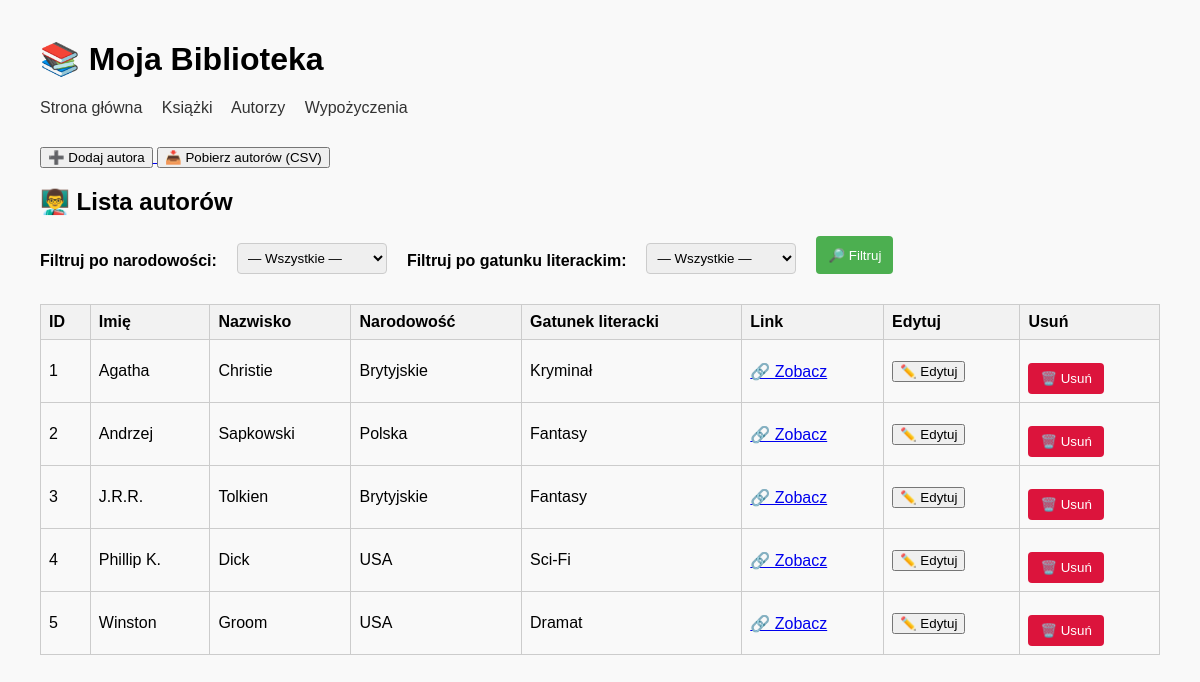
The app's page /authors with its own data.
### app/models.py (models this page shows, shortened)
class Author(db.Model):
    __tablename__ = "authors"
    id = db.Column(db.Integer, primary_key=True)
    name = db.Column(db.String(100), nullable=False)
    surname = db.Column(db.String(100), nullable=False)
    nationality = db.Column(db.String(100))
    main_genre = db.Column(db.String(100))
    info_url = db.Column(db.String(300), nullable=True)
    books = db.relationship("Book", backref="author", lazy="dynamic")

### app/routes.py (the view)
@app.route("/authors", strict_slashes=False)
def authors():
    nationality = request.args.get("nationality")
    main_genre = request.args.get("main_genre")
    query = Author.query
    nationalities = db.session.query(Author.nationality).distinct().filter(Author.nationality.isnot(None)).all()
    genres = db.session.query(Author.main_genre).distinct().filter(Author.main_genre.isnot(None)).all()
    nationality_list = sorted(set(n[0] for n in nationalities if n[0]))
    genre_list = sorted(set(g[0] for g in genres if g[0]))
    if nationality:
        query = query.filter(Author.nationality.ilike(f"%{nationality}%"))
    if main_genre:
        query = query.filter(Author.main_genre.ilike(f"%{main_genre}%"))
    all_authors = query.all()
    return render_template("authors.html", authors=all_authors, nationality_list=nationality_list, genre_list=genre_list)

### app/templates/authors.html (shortened to what this page needs)
{% extends "base.html" %}
{% block content %}
<a href="{{ url_for('new_author') }}">
    <button>➕ Dodaj autora</button>
</a>
    <a href="{{ url_for('export_authors') }}">
    <button>📥 Pobierz autorów (CSV)</button>
</a>
<h2>👨‍🏫 Lista autorów</h2>
<form method="GET" action="{{ url_for('authors') }}" class="filter-row">
    <label for="nationality">Filtruj po narodowości:</label>
    <select name="nationality">
        <option value="">— Wszystkie —</option>
    </select>
    <label for="main_genre">Filtruj po gatunku literackim:</label>
    <select name="main_genre">
        <option value="">— Wszystkie —</option>
    </select>
    <button type="submit">🔎 Filtruj</button>
</form>
<table>
    <tr>
        <th>ID</th>
        <th>Imię</th>
        <th>Nazwisko</th>
        <th>Narodowość</th>
        <th>Gatunek literacki</th>
        <th>Link</th>
        <th>Edytuj</th>
        <th>Usuń</th>
    </tr>
    {% for author in authors %}
    <tr>
        <td>{{ author.id }}</td>
        <td>{{ author.name }}</td>
        <td>{{ author.surname }}</td>
        <td>{{ author.nationality or "—" }}</td>
        <td>{{ author.main_genre or "—" }}</td>
        <td>
            {% if author.info_url %}
            <a href="{{ author.info_url }}" target="_blank">🔗 Zobacz</a>
            {% else %}
            —
            {% endif %}
        </td>
        <td>
            <a href="{{ url_for('edit_author', author_id=author.id) }}">
                <button>✏️ Edytuj</button>
            </a>
        </td>
        <td>
            <form method="POST" action="{{ url_for('delete_author', author_id=author.id) }}" style="display:inline;"
                onsubmit="return confirm('Czy na pewno chcesz usunąć tego autora?');">
                <button type="submit" style="background-color: crimson; color: white;">🗑️ Usuń</button>
            </form>
        </td>
    </tr>
    {% endfor %}
</table>
{% endblock %}

### app/static/style.css (style rules this page uses)
body { font-family: Arial, sans-serif; margin: 40px; background-color: #f9f9f9; }
form:not(.filter-row) { max-width: 400px; margin-bottom: 30px; }
form label { display: block; margin-top: 10px; font-weight: bold; }
form input, form select { width: 100%; padding: 6px; margin-top: 4px; box-sizing: border-box; border: 1px solid #ccc; border-radius: 4px; }
form button { margin-top: 15px; padding: 8px 12px; background-color: #4CAF50; color: white; border: none; border-radius: 4px; cursor: pointer; }
table { width: 100%; border-collapse: collapse; margin-top: 20px; }
table th, table td { border: 1px solid #ccc; padding: 8px; text-align: left; }
table th { background-color: #f2f2f2; }
.filter-row { display: flex; gap: 20px; align-items: flex-end; flex-wrap: wrap; margin-bottom: 30px; max-width: none; }
form.filter-row button { margin-top: 0; height: 38px; }
.filter-row label { display: block; font-weight: bold; margin-bottom: 4px; }
.filter-row select { width: 150px; }

### records on screen
Author: id "1", name "Agatha", surname "Christie", nationality "Brytyjskie", main_genre "Kryminał"
Author: id "2", name "Andrzej", surname "Sapkowski", nationality "Polska", main_genre "Fantasy"
Author: id "3", name "J.R.R.", surname "Tolkien", nationality "Brytyjskie", main_genre "Fantasy"
Author: id "4", name "Phillip K.", surname "Dick", nationality "USA", main_genre "Sci-Fi"
Author: id "5", name "Winston", surname "Groom", nationality "USA", main_genre "Dramat"
